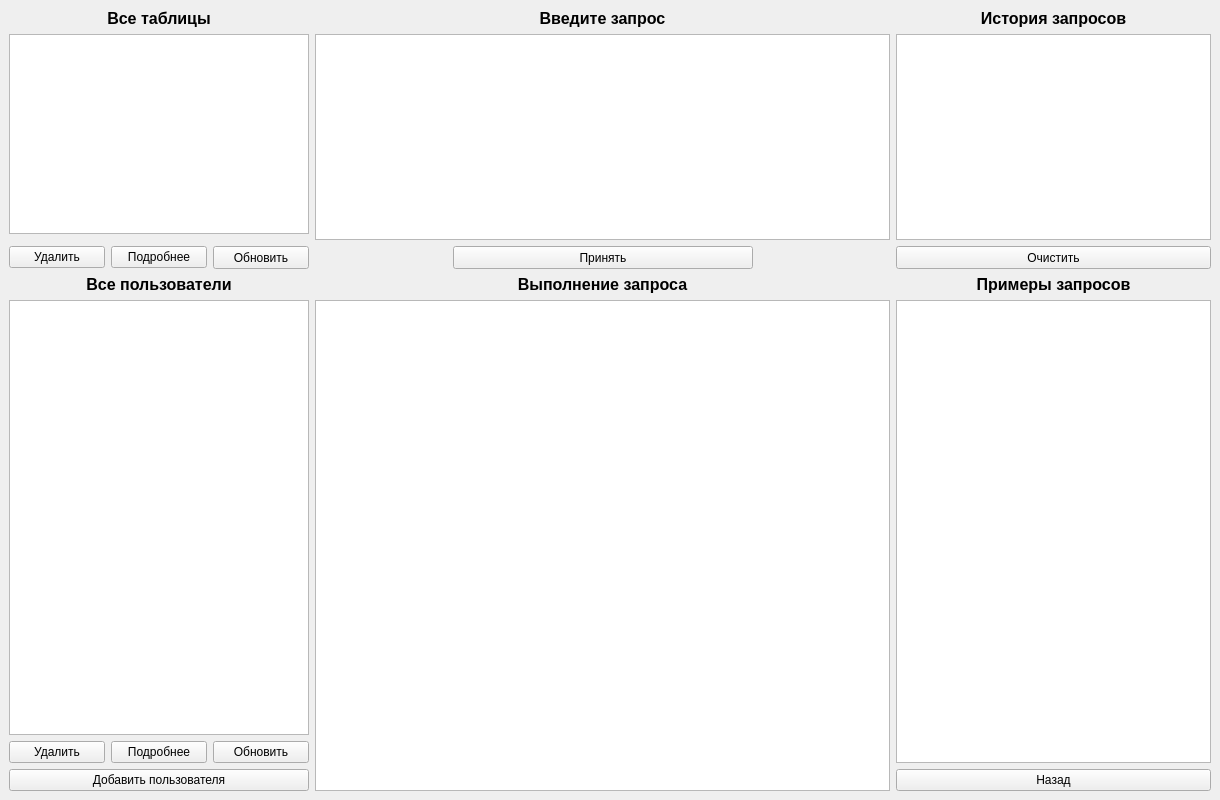
<?xml version="1.0" encoding="UTF-8"?>
<ui version="4.0">
 <class>Admin</class>
 <widget class="QMainWindow" name="Admin">
  <property name="geometry">
   <rect>
    <x>0</x>
    <y>0</y>
    <width>1220</width>
    <height>800</height>
   </rect>
  </property>
  <property name="windowTitle">
   <string>MainWindow</string>
  </property>
  <widget class="QWidget" name="centralwidget">
   <layout class="QGridLayout" name="gridLayout">
    <item row="1" column="4" rowspan="2" colspan="3">
     <widget class="MyTextEdit" name="textEdit">
      <property name="minimumSize">
       <size>
        <width>575</width>
        <height>0</height>
       </size>
      </property>
      <property name="maximumSize">
       <size>
        <width>5000</width>
        <height>10000</height>
       </size>
      </property>
      <property name="font">
       <font>
        <pointsize>12</pointsize>
       </font>
      </property>
     </widget>
    </item>
    <item row="6" column="4" colspan="3">
     <widget class="QLabel" name="label_5">
      <property name="font">
       <font>
        <pointsize>12</pointsize>
        <weight>75</weight>
        <bold>true</bold>
       </font>
      </property>
      <property name="text">
       <string>Выполнение запроса</string>
      </property>
      <property name="alignment">
       <set>Qt::AlignCenter</set>
      </property>
     </widget>
    </item>
    <item row="0" column="0" colspan="3">
     <widget class="QLabel" name="label_2">
      <property name="maximumSize">
       <size>
        <width>16777215</width>
        <height>20</height>
       </size>
      </property>
      <property name="font">
       <font>
        <pointsize>12</pointsize>
        <weight>75</weight>
        <bold>true</bold>
       </font>
      </property>
      <property name="text">
       <string>Все таблицы</string>
      </property>
      <property name="alignment">
       <set>Qt::AlignCenter</set>
      </property>
     </widget>
    </item>
    <item row="1" column="0" colspan="3">
     <widget class="QListView" name="listView">
      <property name="minimumSize">
       <size>
        <width>300</width>
        <height>0</height>
       </size>
      </property>
      <property name="maximumSize">
       <size>
        <width>300</width>
        <height>200</height>
       </size>
      </property>
      <property name="font">
       <font>
        <pointsize>12</pointsize>
       </font>
      </property>
      <property name="styleSheet">
       <string notr="true"/>
      </property>
      <property name="viewMode">
       <enum>QListView::ListMode</enum>
      </property>
     </widget>
    </item>
    <item row="7" column="0" colspan="3">
     <widget class="QListView" name="listViewRegUsers">
      <property name="maximumSize">
       <size>
        <width>300</width>
        <height>16777215</height>
       </size>
      </property>
      <property name="font">
       <font>
        <pointsize>12</pointsize>
       </font>
      </property>
      <property name="layoutDirection">
       <enum>Qt::LeftToRight</enum>
      </property>
      <property name="styleSheet">
       <string notr="true"/>
      </property>
     </widget>
    </item>
    <item row="7" column="4" rowspan="3" colspan="3">
     <widget class="QTableView" name="tableView">
      <property name="minimumSize">
       <size>
        <width>0</width>
        <height>0</height>
       </size>
      </property>
     </widget>
    </item>
    <item row="0" column="4" colspan="3">
     <widget class="QLabel" name="label">
      <property name="maximumSize">
       <size>
        <width>16777215</width>
        <height>20</height>
       </size>
      </property>
      <property name="font">
       <font>
        <pointsize>12</pointsize>
        <weight>75</weight>
        <bold>true</bold>
       </font>
      </property>
      <property name="text">
       <string>Введите запрос</string>
      </property>
      <property name="alignment">
       <set>Qt::AlignCenter</set>
      </property>
     </widget>
    </item>
    <item row="8" column="1">
     <widget class="QPushButton" name="pushButtonAlter">
      <property name="text">
       <string>Подробнее</string>
      </property>
     </widget>
    </item>
    <item row="8" column="2">
     <widget class="QPushButton" name="pushUpdateRegUsers">
      <property name="text">
       <string>Обновить</string>
      </property>
     </widget>
    </item>
    <item row="8" column="0">
     <widget class="QPushButton" name="pushDeleteRegUsers">
      <property name="text">
       <string>Удалить</string>
      </property>
     </widget>
    </item>
    <item row="3" column="5">
     <widget class="QPushButton" name="pushOK">
      <property name="minimumSize">
       <size>
        <width>300</width>
        <height>23</height>
       </size>
      </property>
      <property name="maximumSize">
       <size>
        <width>300</width>
        <height>16777215</height>
       </size>
      </property>
      <property name="text">
       <string>Принять</string>
      </property>
     </widget>
    </item>
    <item row="9" column="0" colspan="3">
     <widget class="QPushButton" name="pushButtonAddRegUser">
      <property name="text">
       <string>Добавить пользователя</string>
      </property>
     </widget>
    </item>
    <item row="1" column="7" rowspan="2">
     <widget class="QTextEdit" name="textEditReadOnly">
      <property name="minimumSize">
       <size>
        <width>300</width>
        <height>0</height>
       </size>
      </property>
      <property name="maximumSize">
       <size>
        <width>500</width>
        <height>10000</height>
       </size>
      </property>
     </widget>
    </item>
    <item row="7" column="7" rowspan="2">
     <widget class="QTextEdit" name="textReadOnlyQuery">
      <property name="minimumSize">
       <size>
        <width>300</width>
        <height>0</height>
       </size>
      </property>
     </widget>
    </item>
    <item row="0" column="7">
     <widget class="QLabel" name="label_3">
      <property name="font">
       <font>
        <pointsize>12</pointsize>
        <weight>75</weight>
        <bold>true</bold>
       </font>
      </property>
      <property name="text">
       <string>История запросов</string>
      </property>
      <property name="alignment">
       <set>Qt::AlignCenter</set>
      </property>
     </widget>
    </item>
    <item row="6" column="0" colspan="3">
     <widget class="QLabel" name="label_6">
      <property name="font">
       <font>
        <pointsize>12</pointsize>
        <weight>75</weight>
        <bold>true</bold>
       </font>
      </property>
      <property name="text">
       <string>Все пользователи</string>
      </property>
      <property name="alignment">
       <set>Qt::AlignCenter</set>
      </property>
     </widget>
    </item>
    <item row="9" column="7">
     <widget class="QPushButton" name="pushButtonBack">
      <property name="text">
       <string>Назад</string>
      </property>
     </widget>
    </item>
    <item row="3" column="7">
     <widget class="QPushButton" name="pushClear">
      <property name="minimumSize">
       <size>
        <width>75</width>
        <height>23</height>
       </size>
      </property>
      <property name="text">
       <string>Очистить</string>
      </property>
     </widget>
    </item>
    <item row="6" column="7">
     <widget class="QLabel" name="label_4">
      <property name="font">
       <font>
        <pointsize>12</pointsize>
        <weight>75</weight>
        <bold>true</bold>
       </font>
      </property>
      <property name="text">
       <string>Примеры запросов</string>
      </property>
      <property name="alignment">
       <set>Qt::AlignCenter</set>
      </property>
     </widget>
    </item>
    <item row="3" column="2">
     <widget class="QPushButton" name="pushButtonUpdate">
      <property name="minimumSize">
       <size>
        <width>75</width>
        <height>23</height>
       </size>
      </property>
      <property name="maximumSize">
       <size>
        <width>2000</width>
        <height>23</height>
       </size>
      </property>
      <property name="layoutDirection">
       <enum>Qt::LeftToRight</enum>
      </property>
      <property name="text">
       <string>Обновить</string>
      </property>
     </widget>
    </item>
    <item row="3" column="1">
     <widget class="QPushButton" name="pushButtonMore">
      <property name="text">
       <string>Подробнее</string>
      </property>
     </widget>
    </item>
    <item row="3" column="0">
     <widget class="QPushButton" name="pushButtonDelete">
      <property name="text">
       <string>Удалить</string>
      </property>
     </widget>
    </item>
   </layout>
  </widget>
 </widget>
 <customwidgets>
  <customwidget>
   <class>MyTextEdit</class>
   <extends>QTextEdit</extends>
   <header location="global">mytextedit.h</header>
  </customwidget>
 </customwidgets>
 <resources/>
 <connections/>
</ui>
